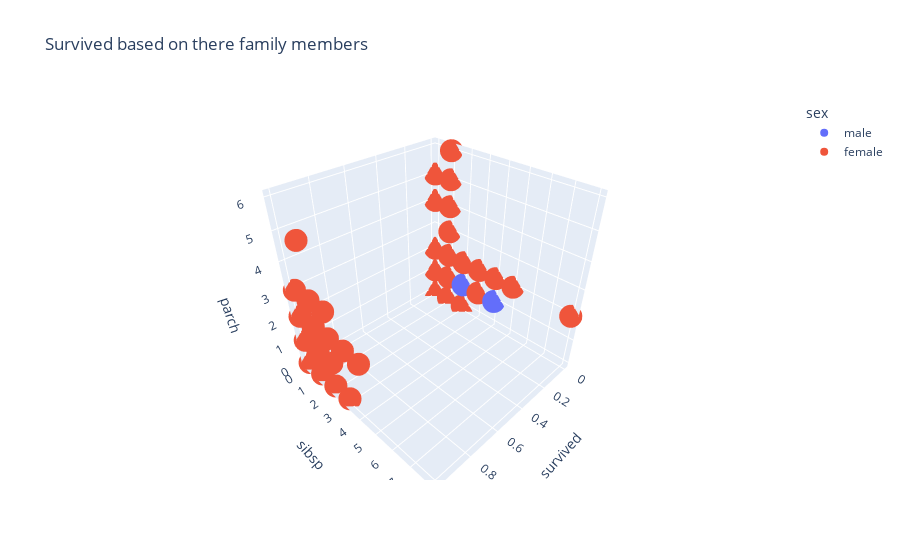

This figure's notebook cell:
### Markdown cell above
From the above we can see that count of female survived is the most as compare to count of male.

### Code cell
fig = px.scatter_3d(df, x='survived', y='sibsp', z='parch', color='sex', title='Survived based on there family members')
fig.show()

### Figure 1 — Plotly figure (JSON) as saved in the notebook; plotly's stock layout.template omitted (floating-point values rounded to 4 significant figures; data arrays with more than 128 entries replaced by an {"elided": "..."} marker saying what was removed)
{"data": [{"hovertemplate": "sex=male<br>survived=%{x}<br>sibsp=%{y}<br>parch=%{z}<extra></extra>", "legendgroup": "male", "marker": {"color": "#636efa", "symbol": "circle"}, "mode": "markers", "name": "male", "scene": "scene", "showlegend": true, "type": "scatter3d", "x": {"elided": "577 int values"}, "y": {"elided": "577 int values"}, "z": {"elided": "577 int values"}}, {"hovertemplate": "sex=female<br>survived=%{x}<br>sibsp=%{y}<br>parch=%{z}<extra></extra>", "legendgroup": "female", "marker": {"color": "#EF553B", "symbol": "circle"}, "mode": "markers", "name": "female", "scene": "scene", "showlegend": true, "type": "scatter3d", "x": {"elided": "311 int values"}, "y": {"elided": "311 int values"}, "z": {"elided": "311 int values"}}], "layout": {"legend": {"title": {"text": "sex"}, "tracegroupgap": 0}, "scene": {"domain": {"x": [0, 1], "y": [0, 1]}, "xaxis": {"title": {"text": "survived"}}, "yaxis": {"title": {"text": "sibsp"}}, "zaxis": {"title": {"text": "parch"}}}, "title": {"text": "Survived based on there family members"}}}
